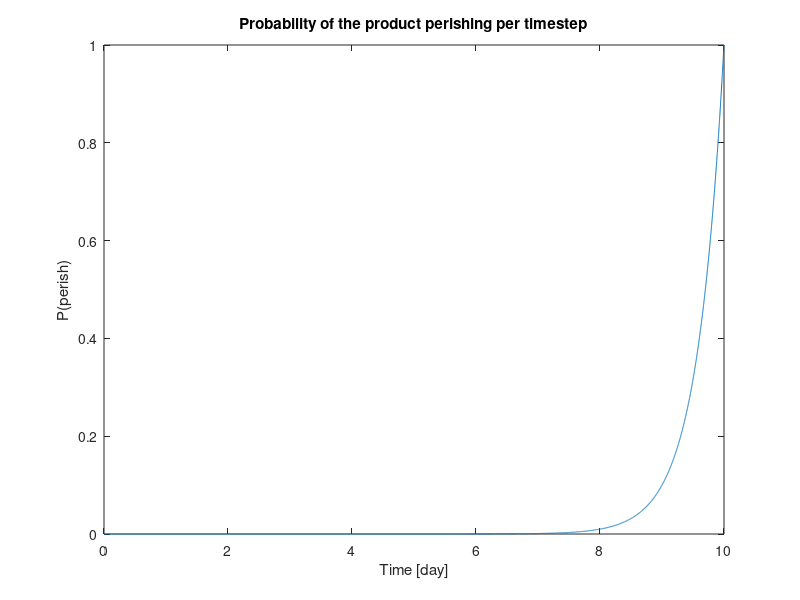

MATLAB code to generate this figure: (Note: this script raises an error after producing the figure.)
S = 0.1;
T = 10;

t = 0:0.001:T;
f = S.^(T-t);

figure;
plot(t,f);
xlabel('Time [day]');
ylabel('P(perish)');
title('Probability of the product perishing per timestep');
subtitle('Perishes at '+string(T)+' days old, with sale probability of '+string(S)+' each day');
g = gcf;
exportgraphics(g,'images/Perishable.png','Resolution',300);
